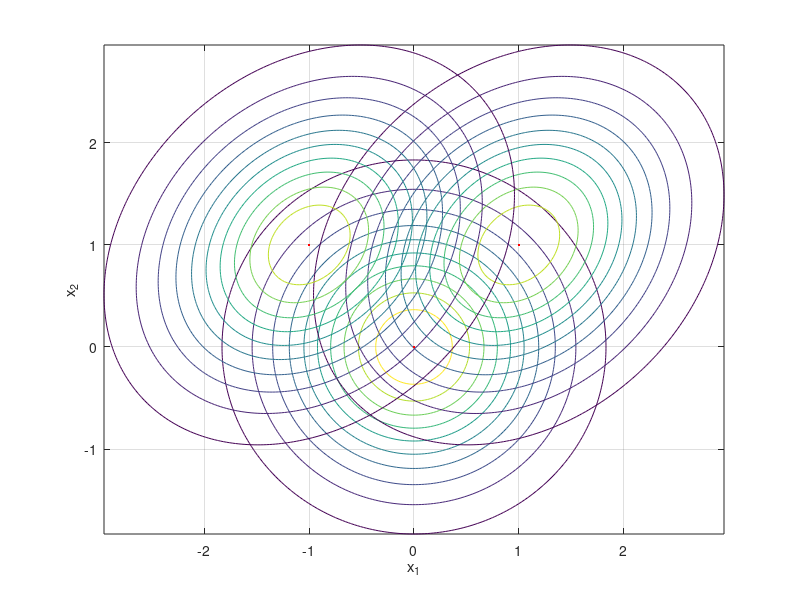

The MATLAB script that drew this image: (Note: this script raises an error after producing the figure.)
slope =@(p1,p2) (p1(2)-p2(2))./(p1(1)-p2(1));
myLine =@(x,p,m) m.*x - m.*p(1) + p(2);

N = 1000; a = -8; b = 21;
x_ = linspace(a,b,N);
[x1,x2] = meshgrid(x_,x_);
X = [x1(:) x2(:)];
x_new = [2 2];
mu = [0 0;1 1;-1 1]; sigma1 = [0.7 0 ; 0 0.7]; sigma23 = [0.8, 0.2; 0.2, 0.8];

class1 = mvnpdf(X,mu(1,:),sigma1);
class1 = reshape(class1,length(x_),length(x_));

class2 = mvnpdf(X,mu(2,:),sigma23);
class2 = reshape(class2,length(x_),length(x_));

class3 = mvnpdf(X,mu(3,:),sigma23);
class3 = reshape(class3,length(x_),length(x_));

figure(1); contour(x_,x_,class1); hold on; contour(x_,x_,class2); contour(x_,x_,class3); grid on; axis tight;

m12 = slope(mu(1,:),mu(2,:)); m23 = slope(mu(2,:),mu(3,:)); m13 = slope(mu(2,:),mu(3,:));
m12_ = -(1/m12); m23_ = -(1/m23); m13_ = -1/(m13); p12 = [(mu(1,1) + mu(2,1))/2, (mu(1,2) + mu(2,2))/2]; p23 = [(mu(2,1) + mu(3,1))/2, (mu(2,2) + mu(3,2))/2];
p13 = [(mu(1,1) + mu(3,1))/2, (mu(1,2) + mu(3,2))/2]; 
y12 = myLine(x_,p12,m12_); y23 = myLine(x_,p23,m23_); y13 = myLine(x_,p13,m13_); 

xlabel("x_1"); ylabel("x_2"); 
plot([mu(1,1),mu(2,1),mu(3,1)],[mu(1,2),mu(2,2),mu(3,2)],"r.");

title("LDA Decision Criteria Lines","By Matan and ROT");
plot(.5,.5,marker=".",MarkerSize=12,MarkerEdgeColor="black");
plot(-.5,.5,marker=".",MarkerSize=12,MarkerEdgeColor="black");
text(-.5,.5,"(-0.5,0.5)"); text(0.5,0.5,"(0.5,0.5)"); text(0,-1.7,"Class 1"); text(2.5,0,"Class 2"); text(-2.75,0,"Class 3");
hold off; axis([-3 3 -2 3]);
